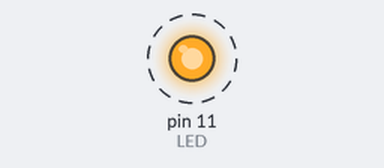
A program run on a simulated Raspberry Pi (header pin numbers). Shown: output pins drawn as LEDs (lit = HIGH). Dashed ring = blinking.

Above: at 0.2 s.
Timing chart, 0 to 3.0 s (numbered marks = the images above):
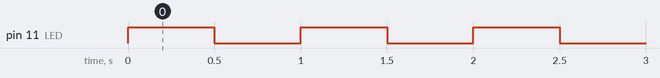

Measured:
- by itself, pin 11 (LED): alternates HIGH for 0.50 s and LOW for 0.50 s

The program:

02_LED_test.py
```python
import RPi.GPIO as GPIO
import time

GPIO.setmode(GPIO.BOARD)

LED = 11
GPIO.setup(LED,GPIO.OUT)

try:
    while True:
        GPIO.output(LED,GPIO.HIGH)
        time.sleep(0.5)
        GPIO.output(LED,GPIO.LOW)
        time.sleep(0.5)
except KeyboardInterrupt:
    print("Keyboard exception")
finally:
    print("Cleanup")
    GPIO.cleanup()
```
